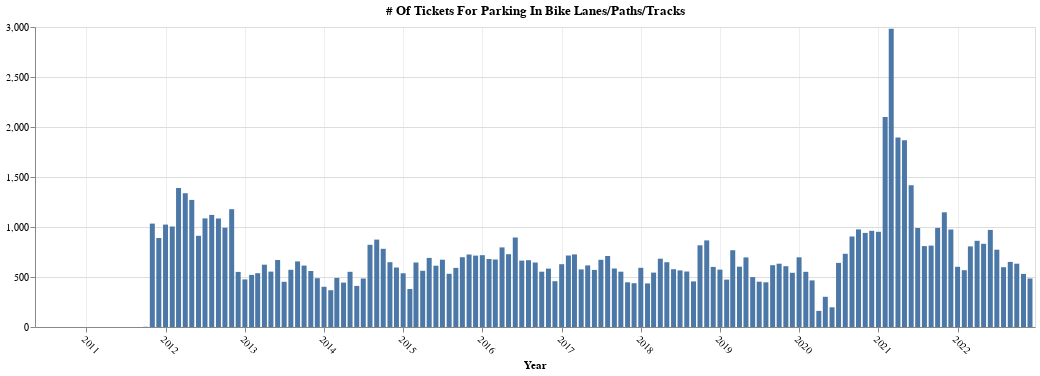

The notebook cell this image was saved under:
### Markdown cell above
### Total number of infractions by year for a specific type

### Code cell
# STAND SIGNED TRANSIT STOP
# STOP VEH OTR THN BCYCL-BYCL LN|STOP NON-BICYCLE IN CYCLE TRCK|PARK PRO VEH ON BICYCLE PATH

dfl = dfid[dfid["infraction_description"].str.contains(
    "STOP VEH OTR THN BCYCL-BYCL LN|STOP NON-BICYCLE IN CYCLE TRCK|PARK PRO VEH ON BICYCLE PATH")].groupby(
    ['year-month'])['count'].sum().reset_index()
dfl["date"] = dfl["year-month"].astype(str).str[:4] + "-" + dfl["year-month"].astype(str).str[4:] + "-01"

alt.Chart(dfl, title="# Of Tickets For Parking In Bike Lanes/Paths/Tracks", width=1000).mark_bar(
     # point=alt.OverlayMarkDef()
).encode(
    x=alt.X('date:T', title="Year", axis=alt.Axis(
        labelAngle=45,
        gridOpacity=0.5
    ), scale=alt.Scale(domain=["2010-06-01", "2022-12-01"])),
    y=alt.Y('count', title="")
)

### Figure 1 — Vega-Lite specification as saved in the notebook (floating-point values rounded to 4 significant figures; data arrays with more than 128 entries replaced by an {"elided": "..."} marker saying what was removed)
{"config": {"view": {"continuousWidth": 300, "continuousHeight": 300}}, "data": {"name": "data-2c5b418acf82e99746d1afe76d00381b"}, "mark": {"type": "bar"}, "encoding": {"x": {"axis": {"gridOpacity": 0.5, "labelAngle": 45}, "field": "date", "scale": {"domain": ["2010-06-01", "2022-12-01"]}, "title": "Year", "type": "temporal"}, "y": {"field": "count", "title": "", "type": "quantitative"}}, "title": "# Of Tickets For Parking In Bike Lanes/Paths/Tracks", "width": 1000, "$schema": "https://vega.github.io/schema/vega-lite/v5.8.0.json", "datasets": {"data-2c5b418acf82e99746d1afe76d00381b": {"elided": "135 records"}}}
